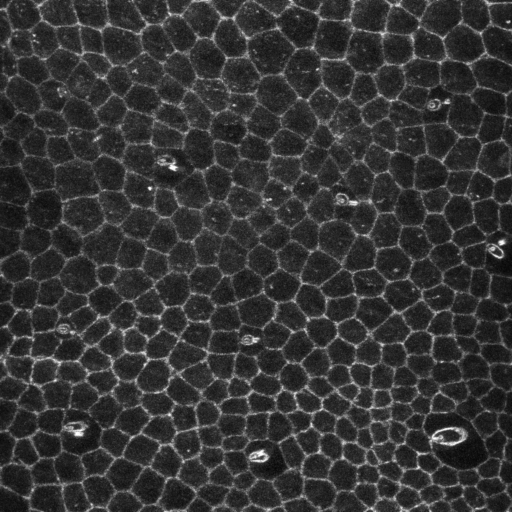
#> input picture images/raw0.png, 512 x 512 px
$ jupyter execute Tarea3.ipynb   (shell and % lines are left out)
#> lines starting #> are read from the running program, lines starting #| are printed output that depends on the picture; after the words box and inside, x2 and y2 are one past the last pixel; in counts of white or black regions, pixels touching at a corner belong together
### PM2.py
import numpy as np
import warnings

def anisodiff2(img, niter=1, kappa=50, gamma=0.1, step=(1., 1.), option=1, ploton=False):
    """
    Anisotropic diffusion.

    Usage:
    imgout = anisodiff(im, niter, kappa, gamma, option)

    Arguments:
            img    - input image
            niter  - number of iterations
            kappa  - conduction coefficient 20-100 ?
            gamma  - max value of .25 for stability
            step   - tuple, the distance between adjacent pixels in (y,x)
            option - 1 Perona Malik diffusion equation No 1
                     2 Perona Malik diffusion equation No 2
            ploton - if True, the image will be plotted on every iteration

    Returns:
            imgout   - diffused image.

    kappa controls conduction as a function of gradient.  If kappa is low
    small intensity gradients are able to block conduction and hence diffusion
    across step edges.  A large value reduces the influence of intensity
    gradients on conduction.

    gamma controls speed of diffusion (you usually want it at a maximum of
    0.25)

    step is used to scale the gradients in case the spacing between adjacent
    pixels differs in the x and y axes

    Diffusion equation 1 favours high contrast edges over low contrast ones.
    Diffusion equation 2 favours wide regions over smaller ones.

    Reference:
    P. Perona and J. Malik.
    Scale-space and edge detection using ansotropic diffusion.
    IEEE Transactions on Pattern Analysis and Machine Intelligence,
    12(7):629-639, July 1990.

    Original MATLAB code by Peter Kovesi
    School of Computer Science & Software Engineering
    The University of Western Australia
    pk @ csse uwa edu au
    <http://www.csse.uwa.edu.au>

    Translated to Python and optimised by Alistair Muldal
    Department of Pharmacology
    University of Oxford
    <alistair.muldal@pharm.ox.ac.uk>

    June 2000  original version.
    March 2002 corrected diffusion eqn No 2.
    July 2012 translated to Python
    """

    # ...you could always diffuse each color channel independently if you
    # really want
    if img.ndim == 3:
        warnings.warn("Only grayscale images allowed, converting to 2D matrix")
        img = img.mean(2)

    # initialize output array
    img = img.astype('float32')
    imgout = img.copy()

    # initialize some internal variables
    deltaS = np.zeros_like(imgout)
    deltaE = deltaS.copy()
    NS = deltaS.copy()
    EW = deltaS.copy()
    gS = np.ones_like(imgout)
    gE = gS.copy()

    # create the plot figure, if requested
    if ploton:
        import pylab as pl
        from time import sleep

        fig = pl.figure(figsize=(20, 5.5), num="Anisotropic diffusion")
        ax1, ax2 = fig.add_subplot(1, 2, 1), fig.add_subplot(1, 2, 2)

        ax1.imshow(img, interpolation='nearest')
        ih = ax2.imshow(imgout, interpolation='nearest', animated=True)
        ax1.set_title("Original image")
        ax2.set_title("Iteration 0")

        fig.canvas.draw()

    for ii in range(niter):

        # calculate the diffs
        deltaS[:-1, :] = np.diff(imgout, axis=0)
        deltaE[:, :-1] = np.diff(imgout, axis=1)

        # conduction gradients (only need to compute one per dim!)
        if option == 1:
            gS = np.exp(-(deltaS / kappa) ** 2.) / step[0]
            gE = np.exp(-(deltaE / kappa) ** 2.) / step[1]
        elif option == 2:
            gS = 1. / (1. + (deltaS / kappa) ** 2.) / step[0]
            gE = 1. / (1. + (deltaE / kappa) ** 2.) / step[1]

        # update matrices
        E = gE * deltaE
        S = gS * deltaS

        # subtract a copy that has been shifted 'North/West' by one
        # pixel. don't as questions. just do it. trust me.
        NS[:] = S
        EW[:] = E
        NS[1:, :] -= S[:-1, :]
        EW[:, 1:] -= E[:, :-1]

        # update the image
        imgout += gamma * (NS + EW)

        if ploton:
            iterstring = "Iteration %i" % (ii + 1)
            ih.set_data(imgout)
            ax2.set_title(iterstring)
            fig.canvas.draw()
            # sleep(0.01)

    return imgout

### Tarea3.ipynb
# Tarea 3

Gabriel De La Parra

<h1 id="tocheading">Contenidos</h1>
<div id="toc"></div>

# Modulo 1 - Segmentación del Epitelio
Para implementar esta segmentación utilice una filtro de difusión anisotrópica para mejorar la continuidad de las membranas (separación entre celulas). Puede implementarlo directamente o utilizar funciones existentes. A continuación realice una segmentación automática con el método de Otsu. Utilice todos los filtros morfológicos que estime necesario para
corregir la segmentación.

En esta demostración, se entregarán primero los resultados y posteriormente el proceso paso a paso.

### Inicialización de Packages

[cell 1]

from scipy import ndimage as ndi
from skimage import io, morphology, filters, exposure, measure, segmentation
import matplotlib.pylab as plt
import matplotlib
import numpy as np
from PM2 import anisodiff2
from ipywidgets import interact, widgets
from IPython import display

#Ajustar el tamaño de las imágenes:
matplotlib.rcParams['figure.figsize'] = (14,12)
rawImage = io.imread("./images/raw0.png")
#> rawImage is the input picture: shape (512, 512); min 6, max 255, mean 53.1
#> the sliders are set to min_size = 8, otsu = 0, niter = 2, kappa = 50, dilat = 4

## Interactivo - Segmentación de células

[cell 2]
def on_button_clicked(b):
    plot()

def plot(equalize=False, adaptEq=True, anis=True, niter=3, kappa=30, thres=True, otsu=0, morph=True, dilat=0, skel=True, remove=True, min_size=4, clear=True, Filter=True, labels=True):
#> called with equalize = False, adaptEq = True, anis = True, niter = 2, kappa = 50, thres = True, otsu = 0, morph = True
    image = rawImage

    if Filter:
        image = np.invert(image)

        if equalize:
            image = exposure.equalize_hist(image)
        if adaptEq:
            image = exposure.equalize_adapthist(image)

        if anis:
            image = anisodiff2(image, niter, kappa)
#> the loop in anisodiff2, `for ii in range(niter):` made 2 passes
#> pass 1, in anisodiff2, `E = gE * deltaE`:
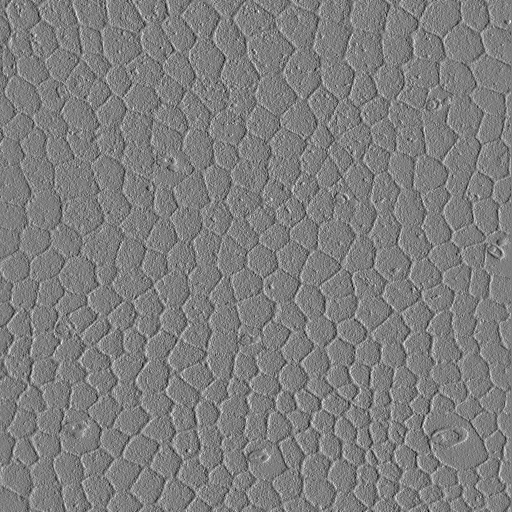
#> E: shape (512, 512) float32; min -0.523, max 0.53, mean 2.13e-05; drawn with min black and max white
#> pass 1, in anisodiff2, `S = gS * deltaS`:
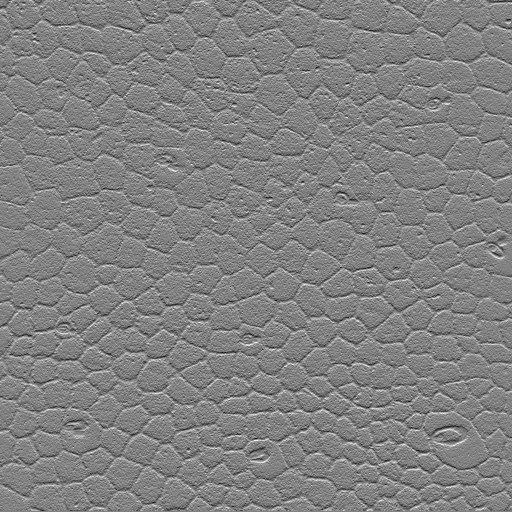
#> S: shape (512, 512) float32; min -0.578, max 0.557, mean -2.91e-06; drawn with min black and max white
#> after the loop in anisodiff2, `for ii in range(niter):`:
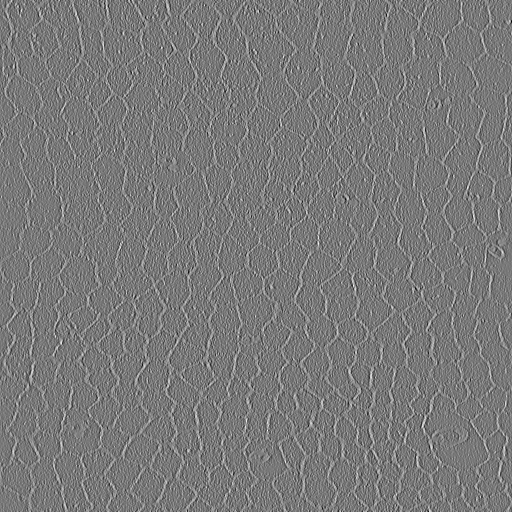
#> EW: shape (512, 512) float32; min -0.402, max 0.439, mean -1.11e-11; drawn with min black and max white
#> after the loop in anisodiff2, `for ii in range(niter):`:
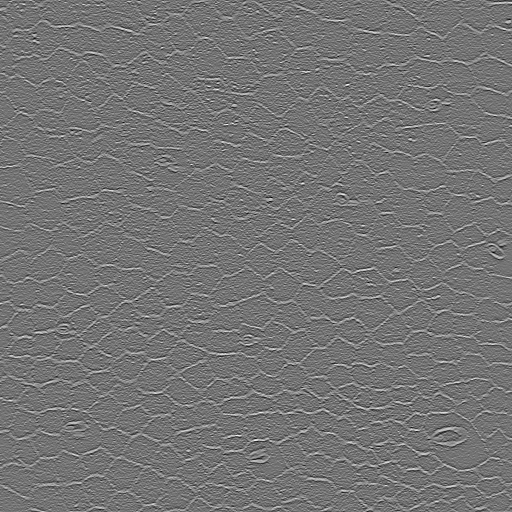
#> NS: shape (512, 512) float32; min -0.429, max 0.507, mean 5.46e-12; drawn with min black and max white

        if thres:
            image = image < (filters.threshold_otsu(image) + otsu)
#> image: shape (512, 512) bool; 27.9% white; 435 white regions (405 under 20 px), largest, box (x1, y1, x2, y2) and area: (0, 0, 512, 512) 68399, (188, 138, 252, 188) 581, (152, 153, 185, 172) 326

        if morph:
            for i in range(0,dilat):
                image = morphology.binary_dilation(image)
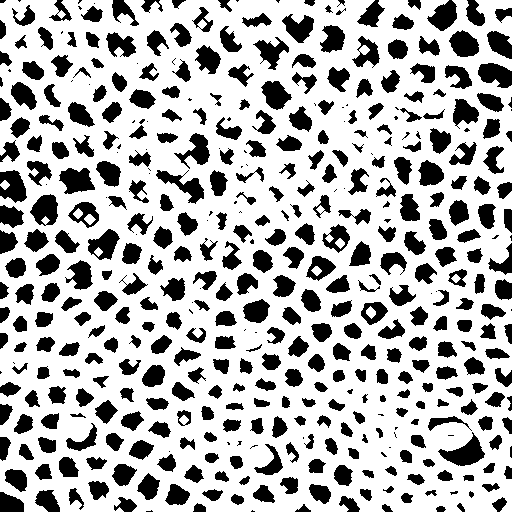
#> image: shape (512, 512) bool; 70.5% white; 455 black regions (76 under 20 px), largest, box (x1, y1, x2, y2) and area: (438, 432, 485, 466) 725, (59, 168, 95, 194) 640, (0, 170, 27, 203) 610

        if remove:
            image = morphology.remove_small_objects(image, min_size=min_size, connectivity=8)

        if skel:
            image = morphology.skeletonize(image)
#> image: shape (512, 512) bool; 7.4% white in thin lines or dots
            image = morphology.binary_dilation(image)
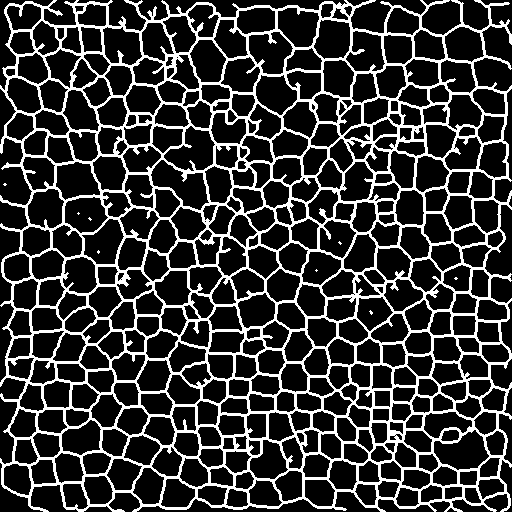
#> image: shape (512, 512) bool; 21.2% white; 9 white regions (8 under 20 px), largest, box (x1, y1, x2, y2) and area: (0, 0, 512, 512) 55453

        if clear:
            image = np.invert(image)
            image = segmentation.clear_border(image)
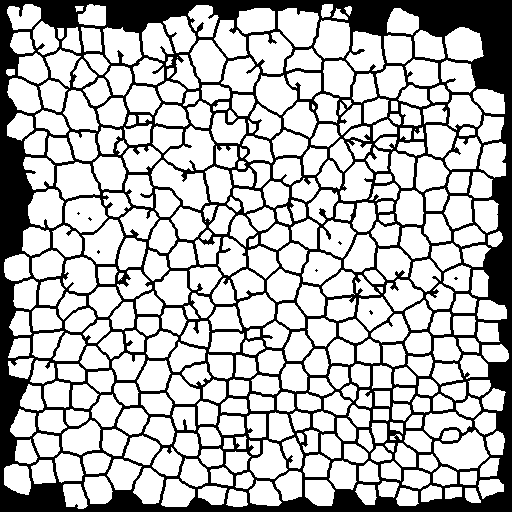
#> image: shape (512, 512) bool; 70.3% white; 8 black regions (7 under 20 px)

    if Filter and labels:
        label,_ = ndi.label(image)
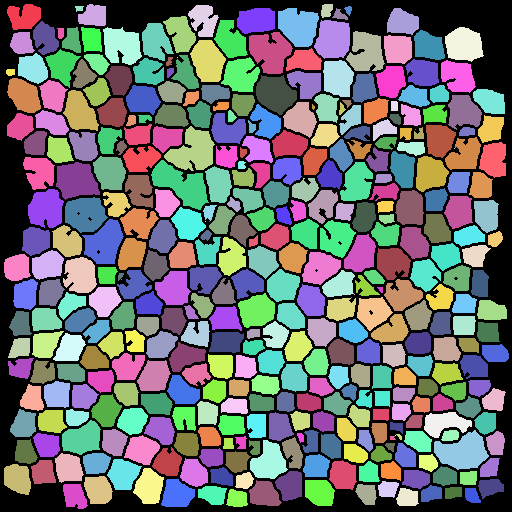
#> label: shape (512, 512) int32; 389 distinct labels, from 0 to 388; one colour per label, 0 black
        regions = measure.regionprops(label)
#> regions = 388 regions; largest, box (x1, y1, x2, y2) and area: (151, 160, 209, 210) 1452, (434, 430, 489, 470) 1373, (164, 126, 215, 171) 1348, (249, 32, 293, 74) 1244, (278, 8, 319, 47) 1198
        plt.imshow(label, cmap="gist_earth")
#> (this line was passed over: IPython is not available in this run)
        print("Found:",len(regions),"regions!")
#| Found: 388 regions!
        plt.show()


    if not labels or not Filter:
        print("Image:")
        plt.imshow(image, cmap="gray")
        plt.show()


minSizeSlider = widgets.IntSlider(value=8, min=0, max=200, description='Min Size:')
otsuSlider = widgets.IntSlider(value=0, min=-20, max=20, description='Otsu Bias:')
nIterSlider = widgets.IntSlider(value=2, min=1, max=200, description='Anif N:')
kappaSlider = widgets.IntSlider(value=50, min=1, max=200, description='Anif K:')
dilatSlider = widgets.IntSlider(value=4, min=0, max=6, description='Dilat:')

interact(plot, min_size=minSizeSlider, otsu=otsuSlider, niter=nIterSlider, kappa=kappaSlider, dilat = dilatSlider)

print("Interactive filtering")

### Proceso paso a paso

#### Visualización imágen

[cell 3]
image = rawImage
plt.imshow(image, cmap="gray")
#> (this line was passed over: IPython is not available in this run)
plt.show()

#### Invertir imagen

[cell 4]
image = np.invert(image)
plt.imshow(image, cmap="gray")
#> (this line was passed over: IPython is not available in this run)
plt.show()

#### Ecualización adaptativa de histograma

[cell 5]
image = exposure.equalize_adapthist(image)
plt.imshow(image, cmap="gray")
#> (this line was passed over: IPython is not available in this run)
plt.show()

#### Filtro por difusión anisotrópica

[cell 6]
image = anisodiff2(image, 3, 60)
plt.imshow(image, cmap="gray")
#> (this line was passed over: IPython is not available in this run)
plt.show()

#### Binarización por Otsu

[cell 7]
image = image < (filters.threshold_otsu(image))
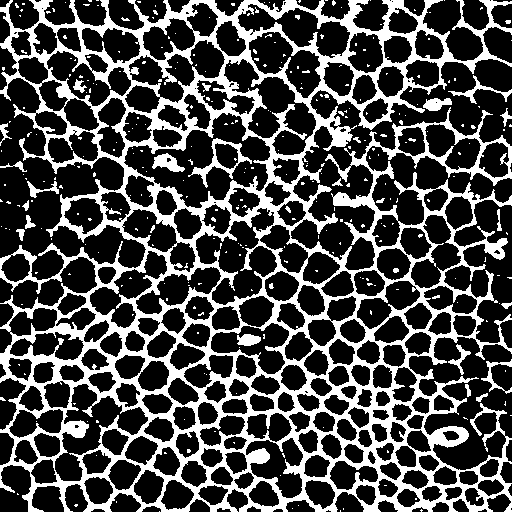
#> image: shape (512, 512) bool; 28.5% white; 326 white regions (294 under 20 px), largest, box (x1, y1, x2, y2) and area: (0, 0, 512, 512) 69996, (188, 138, 252, 188) 591, (152, 153, 185, 172) 332
plt.imshow(image, cmap="gray")
#> (this line was passed over: IPython is not available in this run)
plt.show()

#### Filtrar pequeños objetos

[cell 8]
image = morphology.remove_small_objects(image, min_size=8, connectivity=8)
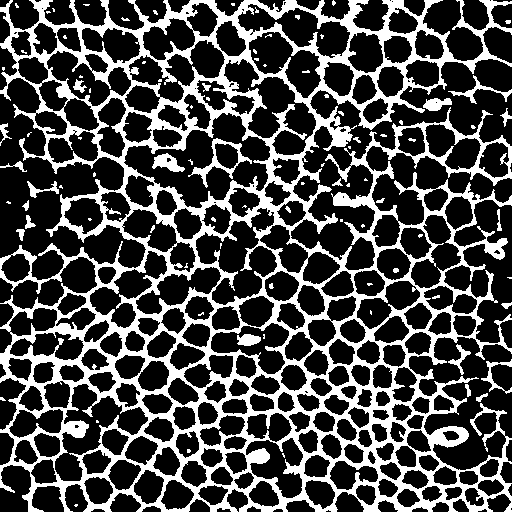
#> image: shape (512, 512) bool; 28.2% white; 90 white regions (58 under 20 px), largest, box (x1, y1, x2, y2) and area: (0, 0, 512, 512) 69996, (188, 138, 252, 188) 591, (152, 153, 185, 172) 332
plt.imshow(image, cmap="gray")
#> (this line was passed over: IPython is not available in this run)
plt.show()
